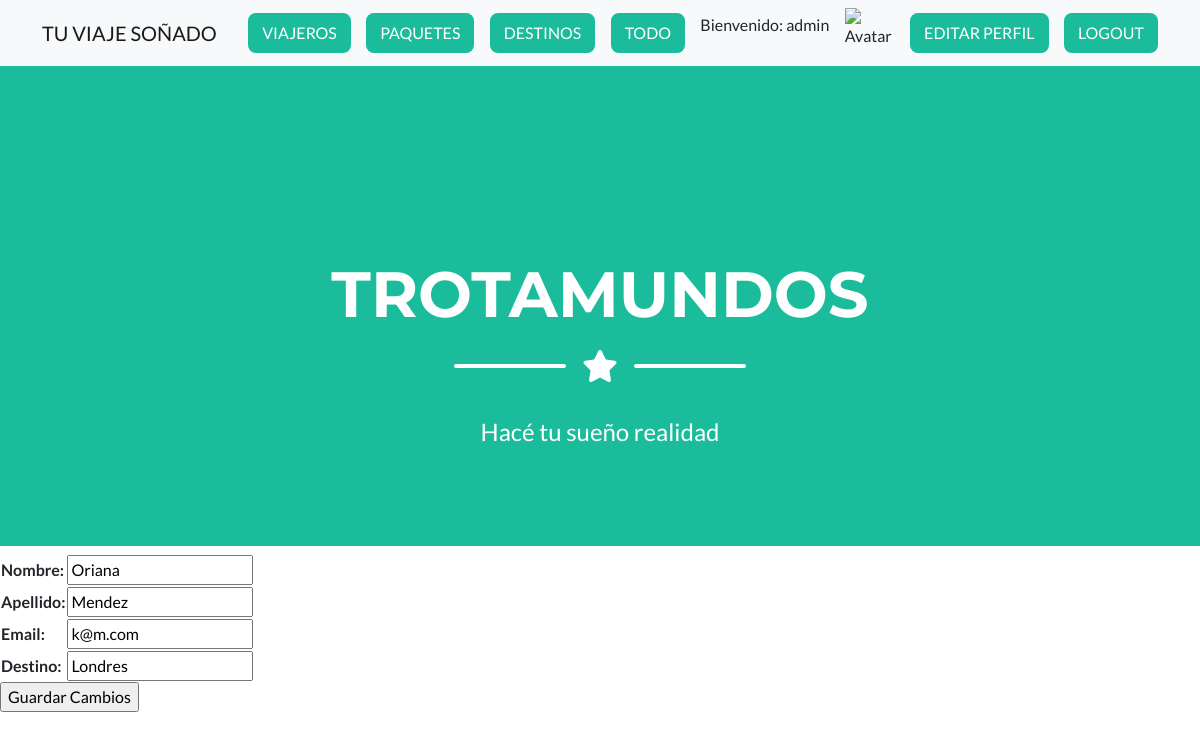
/AppKaren/editarViajero/1 (signed in), run on the app's committed database.
### AppKaren/models.py (models this page shows, shortened)
class Viajero(models.Model):
    nombre=models.CharField(max_length=50)
    apellido=models.CharField(max_length=50)
    email=models.EmailField()
    destino=models.CharField(max_length=50)

### AppKaren/views.py (the view)
# urls.py: path("editarViajero/<id>", editarViajero, name="editarViajero"),
@login_required
def editarViajero(request, id):
    viajero=Viajero.objects.get(id=id)
    if request.method=="POST":
        form= PasajeroForm(request.POST)
        if form.is_valid():
            info=form.cleaned_data
            viajero.nombre=info["nombre"]
            viajero.apellido=info["apellido"]
            viajero.email=info["email"]
            viajero.destino=info["destino"]
            viajero.save()
            viajeros=Viajero.objects.all()
            form = PasajeroForm()
            return render(request, "AppKaren/Viajeros.html" ,{"viajeros":viajeros, "mensaje": "Viajero editado correctamente", "form": form})
        pass
    else:
        formulario= PasajeroForm(initial={"nombre":viajero.nombre, "apellido":viajero.apellido, "email":viajero.email, "destino":viajero.destino})
        return render(request, "AppKaren/editarViajero.html", {"form": formulario, "viajero": viajero})

### AppKaren/forms.py
class PasajeroForm(forms.Form):
    nombre= forms.CharField(max_length=50)
    apellido=forms.CharField(max_length=50)
    email=forms.EmailField(max_length=50)
    destino=forms.CharField(max_length=50)

### AppKaren/templates/AppKaren/editarViajero.html (shortened to what this page needs)
{% extends "AppKaren/padre.html" %}
{% load static %}
{% block contenido_que_cambia %}
<form action="{% url 'editarViajero' viajero.id %}" method="POST"> {% csrf_token %}
    <table>
        {{ form.as_table }}
    </table>
    <input type="submit" value="Guardar Cambios">
    </form>
{% endblock %}

### AppKaren/templates/AppKaren/padre.html (shortened to what this page needs)
<!DOCTYPE html>
<html lang="en">
    <head>
        {% load static %}
        <nav class="navbar navbar-light bg-light static-top">
            <div class="container">
                <a class="navbar-brand" href="{% url 'inicioApp' %}">TU VIAJE SOÑADO</a>
                {% if user.is_authenticated %}
                <a class="btn btn-primary" href="{% url 'viajeros' %}">VIAJEROS</a>
                <a class="btn btn-primary" href="{% url 'paquetes' %}">PAQUETES</a>
                <a class="btn btn-primary" href="{% url 'destinos' %}">DESTINOS</a>
                <a class="btn btn-primary" href="{% url 'todo' %}">TODO</a>
                <p>Bienvenido: {{ user.username }}</p>
                <img src="{{ avatar }}" alt="Avatar" style="width:50px;height:50px;"/>
                <a class="btn btn-primary" href="{% url 'editarPerfil' %}">EDITAR PERFIL</a>
                <a class="btn btn-primary" href="{% url 'logout' %}">LOGOUT</a>
                {% else %}
                <a class="btn btn-primary" href="{% url 'login' %}">LOGIN</a>
                <a class="btn btn-danger" href="{% url 'register' %}">REGISTER</a>
                {% endif %}
            </div>
        </nav>
        <link href="{% static 'AppKaren/css/styles.css' %}" rel="stylesheet" />
    </head>
    <body id="page-top">
        <header class="masthead bg-primary text-white text-center">
            <div class="container d-flex align-items-center flex-column">
                <h1 class="masthead-heading text-uppercase mb-0">Trotamundos</h1>
                <div class="divider-custom divider-light">
                    <div class="divider-custom-line"></div>
                    <div class="divider-custom-icon"><i class="fas fa-star"></i></div>
                    <div class="divider-custom-line"></div>
                </div>
                <p class="masthead-subheading font-weight-light mb-0">Hacé tu sueño realidad</p>
            </div>
        </header>
        {% block contenido_que_cambia %}
            {% endblock %}

### data on the page
Viajero: nombre "Oriana", apellido "Mendez", email "k@m.com", destino "Londres"

### other printed values
{{ user.username }} "admin"
